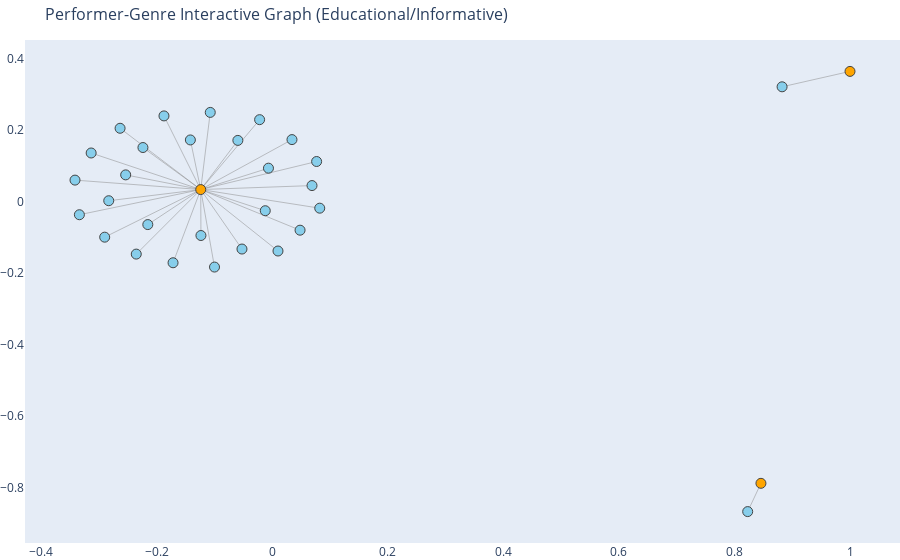

The notebook cell this image was saved under:
### Code cell
fig_educ.show()

### Figure 1 — Plotly figure (JSON) as saved in the notebook; plotly's stock layout.template omitted (floating-point values rounded to 4 significant figures)
{"data": [{"hoverinfo": "none", "line": {"color": "#888", "width": 0.5}, "mode": "lines", "type": "scatter", "x": [0.03385, -0.1242, null, -0.1242, -0.05275, null, -0.1242, 0.04783, null, -0.1242, -0.3139, null, -0.1242, -0.1721, null, -0.1242, -0.1077, null, -0.1242, 0.06852, null, -0.1242, -0.3342, null, -0.1242, -0.0222, null, -0.1242, -0.3418, null, -0.1242, -0.2358, null, -0.1242, -0.05986, null, -0.1242, 0.009617, null, -0.1242, -0.1003, null, -0.1242, -0.2158, null, -0.1242, -0.1238, null, -0.1242, -0.1878, null, -0.1242, 0.08192, null, -0.1242, -0.01242, null, -0.1242, 0.07651, null, -0.1242, -0.2834, null, -0.1242, -0.006882, null, -0.1242, -0.2242, null, -0.1242, -0.2904, null, -0.1242, -0.1421, null, -0.1242, -0.2541, null, -0.1242, -0.2638, null, 0.8824, 1, null, 0.8229, 0.8458, null], "y": [0.1738, 0.03404, null, 0.03404, -0.1324, null, 0.03404, -0.07962, null, 0.03404, 0.1364, null, 0.03404, -0.1708, null, 0.03404, 0.25, null, 0.03404, 0.04522, null, 0.03404, -0.03637, null, 0.03404, 0.2297, null, 0.03404, 0.06051, null, 0.03404, -0.1465, null, 0.03404, 0.1716, null, 0.03404, -0.1379, null, 0.03404, -0.1828, null, 0.03404, -0.06394, null, 0.03404, -0.09452, null, 0.03404, 0.2401, null, 0.03404, -0.01805, null, 0.03404, -0.02515, null, 0.03404, 0.1125, null, 0.03404, 0.002831, null, 0.03404, 0.09388, null, 0.03404, 0.1517, null, 0.03404, -0.09915, null, 0.03404, 0.1729, null, 0.03404, 0.07514, null, 0.03404, 0.2055, null, 0.3216, 0.3647, null, -0.867, -0.7879, null]}, {"hoverinfo": "text", "hovertext": ["Artist: Angela Merkel<br>Genres: Lecture/Seminar", "Genre: Lecture/Seminar", "Artist: Dr. Jordan B. Peterson<br>Genres: Lecture/Seminar", "Artist: Winter Warm-Up<br>Genres: Health/Wellness", "Genre: Health/Wellness", "Artist: Macaulay Culkin<br>Genres: Lecture/Seminar", "Artist: Fr. Mike Schmitz<br>Genres: Lecture/Seminar", "Artist: The Fab Five Live!<br>Genres: Lecture/Seminar", "Artist: David Stanley<br>Genres: Lecture/Seminar", "Artist: Ramit Sethi<br>Genres: Lecture/Seminar", "Artist: Douglas Murray<br>Genres: Lecture/Seminar", "Artist: Gabby Bernstein<br>Genres: Lecture/Seminar", "Artist: The Secret of Skinwalker Ranch<br>Genres: Lecture/Seminar", "Artist: Judge Reinhold<br>Genres: Lecture/Seminar", "Artist: Life Surge<br>Genres: Lecture/Seminar", "Artist: WAGMI<br>Genres: Lecture/Seminar", "Artist: Mountainfilm<br>Genres: Documentary", "Genre: Documentary", "Artist: Stuart Murdoch<br>Genres: Lecture/Seminar", "Artist: Ilyasah Shabazz<br>Genres: Lecture/Seminar", "Artist: Daniel Habif<br>Genres: Lecture/Seminar", "Artist: Viewpoint Speaker Series<br>Genres: Lecture/Seminar", "Artist: Norfolk Forum<br>Genres: Lecture/Seminar", "Artist: Heather Joan Lynch<br>Genres: Lecture/Seminar", "Artist: Kelsey McKinney<br>Genres: Lecture/Seminar", "Artist: FOCL Lecture Series<br>Genres: Lecture/Seminar", "Artist: Louis Masur<br>Genres: Lecture/Seminar", "Artist: Ashley Judd<br>Genres: Lecture/Seminar", "Artist: Dave Ramsey<br>Genres: Lecture/Seminar", "Artist: Professor Brian Cox<br>Genres: Lecture/Seminar", "Artist: Doug Smith<br>Genres: Lecture/Seminar", "Artist: Gabor Maté<br>Genres: Lecture/Seminar"], "marker": {"color": ["skyblue", "orange", "skyblue", "skyblue", "orange", "skyblue", "skyblue", "skyblue", "skyblue", "skyblue", "skyblue", "skyblue", "skyblue", "skyblue", "skyblue", "skyblue", "skyblue", "orange", "skyblue", "skyblue", "skyblue", "skyblue", "skyblue", "skyblue", "skyblue", "skyblue", "skyblue", "skyblue", "skyblue", "skyblue", "skyblue", "skyblue"], "line": {"width": 1}, "size": 10}, "mode": "markers", "text": ["Angela Merkel", "Lecture/Seminar", "Dr. Jordan B. Peterson", "Winter Warm-Up", "Health/Wellness", "Macaulay Culkin", "Fr. Mike Schmitz", "The Fab Five Live!", "David Stanley", "Ramit Sethi", "Douglas Murray", "Gabby Bernstein", "The Secret of Skinwalker Ranch", "Judge Reinhold", "Life Surge", "WAGMI", "Mountainfilm", "Documentary", "Stuart Murdoch", "Ilyasah Shabazz", "Daniel Habif", "Viewpoint Speaker Series", "Norfolk Forum", "Heather Joan Lynch", "Kelsey McKinney", "FOCL Lecture Series", "Louis Masur", "Ashley Judd", "Dave Ramsey", "Professor Brian Cox", "Doug Smith", "Gabor Maté"], "type": "scatter", "x": [0.03385, -0.1242, -0.05275, 0.8824, 1, 0.04783, -0.3139, -0.1721, -0.1077, 0.06852, -0.3342, -0.0222, -0.3418, -0.2358, -0.05986, 0.009617, 0.8229, 0.8458, -0.1003, -0.2158, -0.1238, -0.1878, 0.08192, -0.01242, 0.07651, -0.2834, -0.006882, -0.2242, -0.2904, -0.1421, -0.2541, -0.2638], "y": [0.1738, 0.03404, -0.1324, 0.3216, 0.3647, -0.07962, 0.1364, -0.1708, 0.25, 0.04522, -0.03637, 0.2297, 0.06051, -0.1465, 0.1716, -0.1379, -0.867, -0.7879, -0.1828, -0.06394, -0.09452, 0.2401, -0.01805, -0.02515, 0.1125, 0.002831, 0.09388, 0.1517, -0.09915, 0.1729, 0.07514, 0.2055]}], "layout": {"hovermode": "closest", "margin": {"b": 0, "l": 0, "r": 0, "t": 40}, "showlegend": false, "title": {"font": {"size": 16}, "text": "Performer-Genre Interactive Graph (Educational/Informative)"}, "xaxis": {"showgrid": false, "zeroline": false}, "yaxis": {"showgrid": false, "zeroline": false}}}
